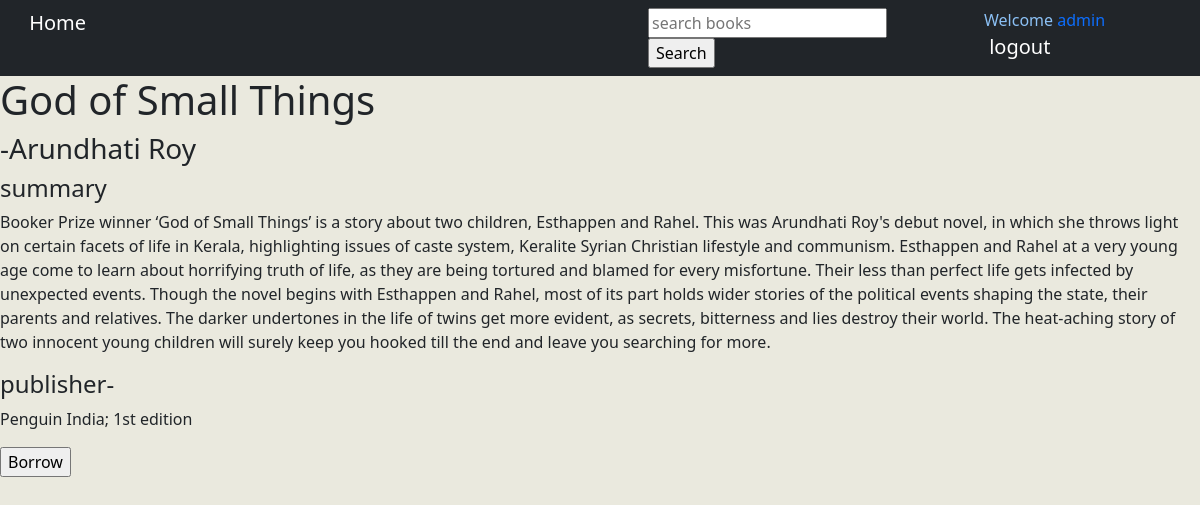
The app's page /details/10/ (signed in) with its own data.
### library/models.py (models this page shows, shortened)
class Book(models.Model):
    book_title=models.CharField(max_length=100)
    author=models.CharField(max_length=250)
    publisher=models.CharField(max_length=1000)
    summary=models.CharField(max_length=90000)
    Isbn=models.CharField(max_length=20)
    location=models.CharField(max_length=10)
    count=models.IntegerField(default=1)

### library/views.py (the view)
# urls.py: path('details/<int:pk>/',views.details,name='details'),
@login_required(login_url='entry')
def details(request,pk):
    details=Book.objects.get(id = pk)
    username=request.user
    user=User.objects.get(username=username)
    context={
        'book':details,
        'user':user,
    }
    return render(request,'library/details.html',context)

### library/templates/library/details.html (shortened to what this page needs)
{% extends 'library/navbar.html' %}
    {% block librarian %}
    <a href="{% url 'librarian' %}" class="navbar-brand">&nbsp;Home</a>
    {% endblock %}
    {% block content %}
    <h1>{{book.book_title}}</h1>
    <h3>-{{book.author}}</h3>
    <h4>summary</h4>
    <p>{{book.summary}}</p>
    <h4>publisher-</h4>
    <p>{{book.publisher}}</p>
    <form action="{% url 'borrow' book.id %}" method="POST">
        <input type="submit" value="Borrow">
    </form>
{% endblock %}

### library/templates/library/navbar.html (shortened to what this page needs)
<!DOCTYPE html>
<html lang="en">
<head>
    <link href="https://cdn.jsdelivr.net/npm/bootstrap@5.0.0-beta3/dist/css/bootstrap.min.css" rel="stylesheet">
    {% load static %}
    <link rel="stylesheet" href="{% static 'library/main.css' %}" type="text/css">
</head>
<body>
    <nav class="navbar navbar-dark bg-dark">
        <div class="container-fluid row align-items-start">
            <div class="col-6">
                {% block librarian %}{% endblock %}
            </div>
            <div class="col-3">
                <form action="{% url 'search' %}" method="GET">
                <input type="text" name="search" id="search" placeholder="search books">
                <input type="submit" value="Search">
            </form>
            </div>
            <div class="col-2">
            {% block profile %}
            <span class="welcome">Welcome<a href="{% url 'profile' request.user %}">&nbsp;{{request.user}}</a>&nbsp;&nbsp;</span>
            {% endblock %}
            <a href="{%url 'logout' %}" class="navbar-brand">&nbsp;logout</a>
            </div>
        </div>
    </nav>
    {% block content %}
    {% endblock %}
</body>
</html>

### library/static/library/main.css (style rules this page uses)
.welcome { color:#8cc1f5; }
body { background-color:#eae9de; }
a { text-decoration: none; }

### records on screen
Book: book_title "God of Small Things", author "Arundhati Roy", summary "Booker Prize winner ‘God of Small Things’ is a story about two children, Esthappen and Rahel. This was Arundhati Roy's debut novel, in which she throws light on certain facets of life in Kerala, highlighting issues of caste system, Keralite Syrian Christian lifestyle and communism. Esthappen and Rahel at a very young age come to learn about horrifying truth of life, as they are being tortured and blamed for every misfortune. Their less than perfect life gets infected by unexpected events. Though the novel begins with Esthappen and Rahel, most of its part holds wider stories of the political events shaping the state, their parents and relatives. The darker undertones in the life of twins get…", publisher "Penguin India; 1st edition"

### other values on screen
{{ request.user }} "admin"
